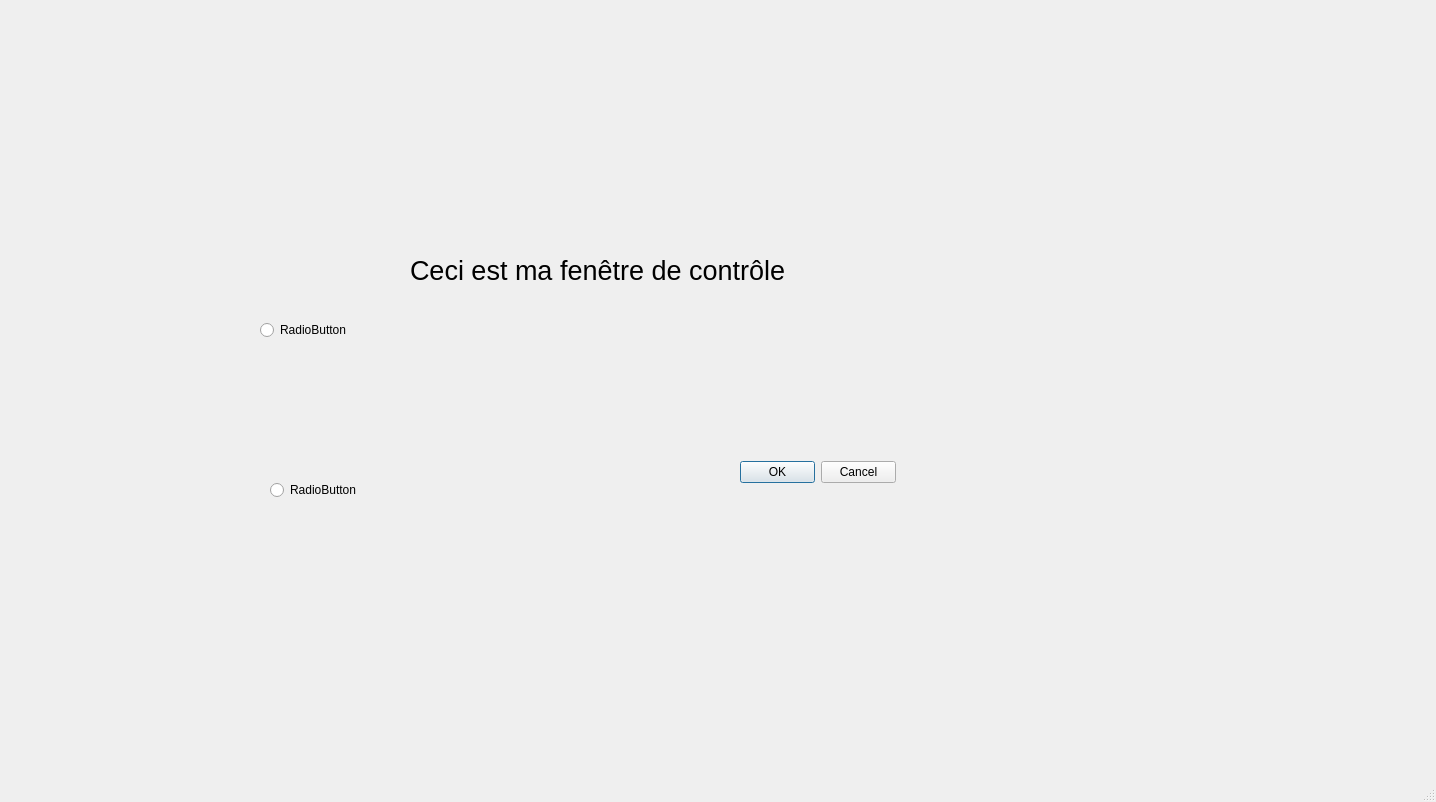
<?xml version="1.0" encoding="UTF-8"?>
<ui version="4.0">
 <class>CONTROL</class>
 <widget class="QMainWindow" name="CONTROL">
  <property name="geometry">
   <rect>
    <x>0</x>
    <y>0</y>
    <width>1436</width>
    <height>802</height>
   </rect>
  </property>
  <property name="windowTitle">
   <string>MainWindow</string>
  </property>
  <widget class="QWidget" name="centralwidget">
   <widget class="QLabel" name="label">
    <property name="geometry">
     <rect>
      <x>410</x>
      <y>160</y>
      <width>441</width>
      <height>221</height>
     </rect>
    </property>
    <property name="font">
     <font>
      <pointsize>20</pointsize>
     </font>
    </property>
    <property name="text">
     <string>Ceci est ma fenêtre de contrôle</string>
    </property>
   </widget>
   <widget class="QRadioButton" name="radioButton">
    <property name="geometry">
     <rect>
      <x>270</x>
      <y>480</y>
      <width>92</width>
      <height>20</height>
     </rect>
    </property>
    <property name="text">
     <string>RadioButton</string>
    </property>
   </widget>
   <widget class="QDialogButtonBox" name="buttonBox">
    <property name="geometry">
     <rect>
      <x>740</x>
      <y>460</y>
      <width>156</width>
      <height>24</height>
     </rect>
    </property>
    <property name="standardButtons">
     <set>QDialogButtonBox::StandardButton::Cancel|QDialogButtonBox::StandardButton::Ok</set>
    </property>
   </widget>
   <widget class="QRadioButton" name="radioButton_2">
    <property name="geometry">
     <rect>
      <x>260</x>
      <y>320</y>
      <width>92</width>
      <height>20</height>
     </rect>
    </property>
    <property name="text">
     <string>RadioButton</string>
    </property>
   </widget>
  </widget>
  <widget class="QMenuBar" name="menubar">
   <property name="geometry">
    <rect>
     <x>0</x>
     <y>0</y>
     <width>1436</width>
     <height>33</height>
    </rect>
   </property>
  </widget>
  <widget class="QStatusBar" name="statusbar"/>
 </widget>
 <resources/>
 <connections/>
</ui>
